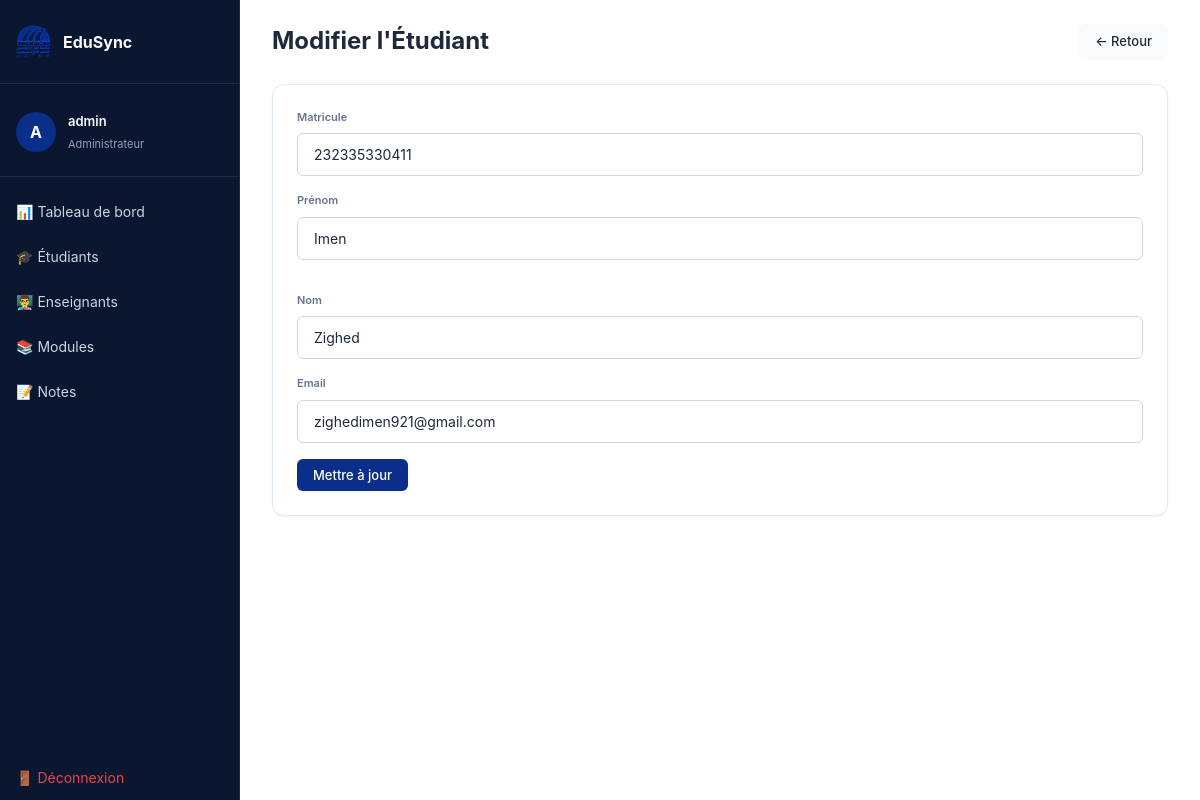
The page /admin/edit_student.php?id=1 (signed in) on the database as committed earlier.
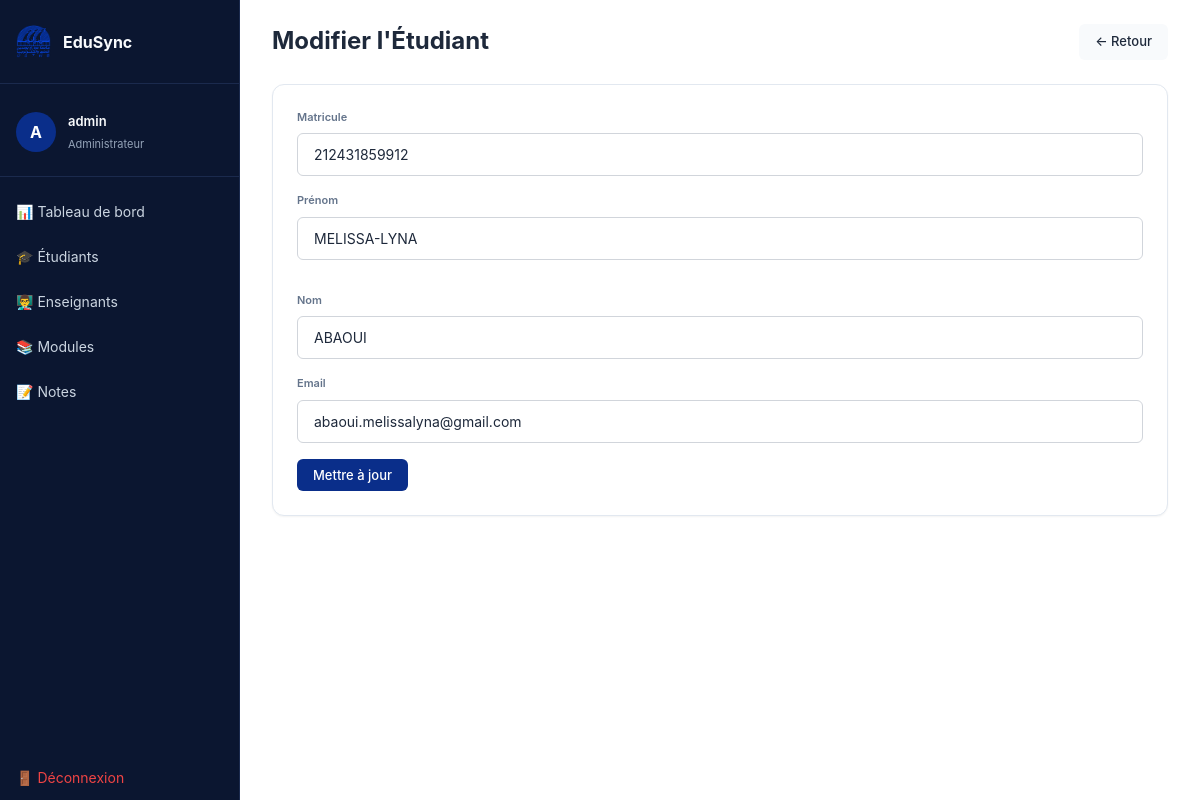
The same page on the database as committed later.
### tables this page shows
CREATE TABLE IF NOT EXISTS students (
    id          INT AUTO_INCREMENT PRIMARY KEY,
    last_name             VARCHAR(80)  NOT NULL,
    first_name            VARCHAR(80)  NOT NULL,
    email                 VARCHAR(120) NOT NULL UNIQUE,
    profile_image         VARCHAR(255) DEFAULT NULL,
    student_number        VARCHAR(20)  NOT NULL UNIQUE,
    birth_date            DATE,
    password_hash         VARCHAR(255) NOT NULL,
    must_change_password  TINYINT(1)   NOT NULL DEFAULT 1,
    last_login            DATETIME DEFAULT NULL,
    last_activity         DATETIME DEFAULT NULL,
    is_active             TINYINT(1)   NOT NULL DEFAULT 1,
    created_at            TIMESTAMP    DEFAULT CURRENT_TIMESTAMP
);

### admin/edit_student.php (the view, shortened to what this page needs)
<?php
require_once '../config/db.php';
$id = (int) ($_GET['id'] ?? 0);
$stmt = $pdo->prepare("SELECT * FROM students WHERE id = ?");
$stmt->execute([$id]);
$student = $stmt->fetch();
$data = $_SERVER['REQUEST_METHOD'] === 'POST' ? $_POST : $student;
require_once '../includes/header.php';
?>
<div class="page-header">
    <h1>Modifier l'Étudiant</h1>
    <a href="students.php" class="btn btn-secondary">← Retour</a>
</div>
<div class="card">
    <form method="POST" action="">
        <div class="form-group">
            <label>Matricule</label>
            <input type="text" name="student_number"
                   value="<?= htmlspecialchars($data['student_number']) ?>">
        </div>
        <div class="form-row">
            <div class="form-group">
                <label>Prénom</label>
                <input type="text" name="first_name"
                       value="<?= htmlspecialchars($data['first_name']) ?>">
            </div>
            <div class="form-group">
                <label>Nom</label>
                <input type="text" name="last_name"
                       value="<?= htmlspecialchars($data['last_name']) ?>">
            </div>
        </div>
        <div class="form-group">
            <label>Email</label>
            <input type="email" name="email"
                   value="<?= htmlspecialchars($data['email']) ?>">
        </div>
        <button type="submit" class="btn btn-primary">Mettre à jour</button>
    </form>
</div>
<?php require_once '../includes/footer.php'; ?>

Rows that differ between the two databases and show on the page:
changed students: student_number "232335330411" → "212431859912"; first_name "Imen" → "MELISSA-LYNA"; last_name "Zighed" → "ABAOUI"; email "zighedimen921@gmail.com" → "abaoui.melissalyna@gmail.com"
